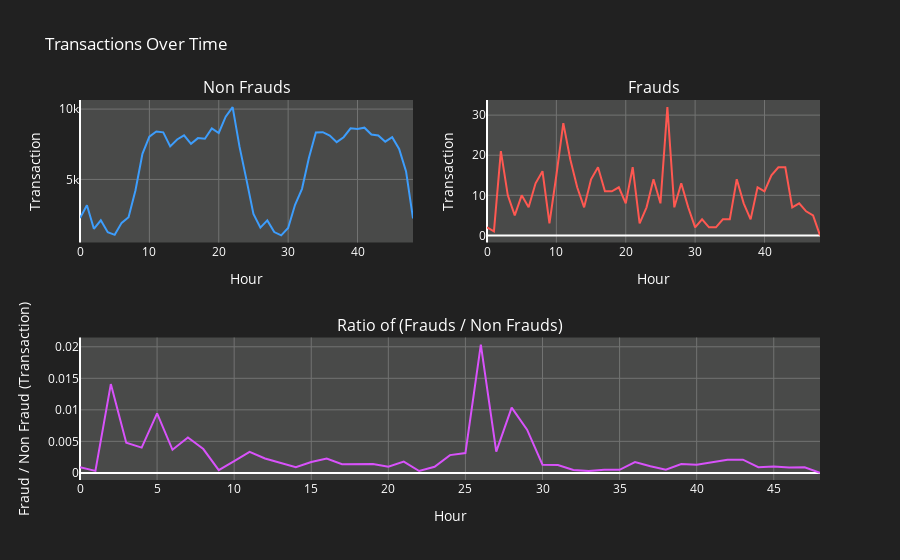

Notebook cell for this chart:
### Code cell
# Transaction count with non frauds over time(Hours)
count_0 = df_eda[df_eda['Class']==0].groupby('Hours').count()["Class"]

# Transaction count with frauds over time(Hours)
count_1 = df_eda[df_eda['Class']==1].groupby('Hours').count()["Class"]

# Concatenate
counts_df = pd.concat([count_0, count_1], axis=1, keys=["Class 0", "Class 1"]).fillna(0)
counts_df["ratio"] = (counts_df["Class 1"]/counts_df["Class 0"]).fillna(0)

# Removing inf values generated due to (0/0)
df_counts = counts_df[counts_df['ratio'] != np.inf].reset_index()

# Subplots
fig = make_subplots(
    rows=2, cols=2,
    specs=[[{}, {}],
           [{"colspan": 2}, None]],
    subplot_titles=("Non Frauds","Frauds", "Ratio of (Frauds / Non Frauds)"))


fig.add_trace(go.Scatter(x=df_counts["Hours"], y=df_counts["Class 0"], name="Transactions", marker = {'color' : colors[1]}),
                 row=1, col=1)

fig.add_trace(go.Scatter(x=df_counts["Hours"], y=df_counts["Class 1"], name="Transactions", marker = {'color' : colors[0]}),
                 row=1, col=2)
fig.add_trace(go.Scatter(x=df_counts["Hours"], y=df_counts["ratio"], name="Transactions", marker = {'color' : colors[2]}),
                 row=2, col=1)

# Layout and axes configs
fig.update_layout(showlegend=False, title_text="Transactions Over Time", height=650, plot_bgcolor=colors[3], paper_bgcolor=colors[4], font_color=colors[5])
fig.update_xaxes(gridcolor=colors[6], color = colors[5])
fig.update_yaxes(gridcolor=colors[6], color = colors[5])

# Axes labels
fig['layout']['xaxis']['title']='Hour'
fig['layout']['yaxis']['title']='Transaction'
fig['layout']['xaxis2']['title']='Hour'
fig['layout']['yaxis2']['title']='Transaction'
fig['layout']['xaxis3']['title']='Hour'
fig['layout']['yaxis3']['title']='Fraud / Non Fraud (Transaction)'

fig.show()

### Figure 1 — Plotly figure (JSON) as saved in the notebook; plotly's stock layout.template omitted (floating-point values rounded to 4 significant figures)
{"data": [{"marker": {"color": "#3d9dfc"}, "name": "Transactions", "x": [0, 1, 2, 3, 4, 5, 6, 7, 8, 9, 10, 11, 12, 13, 14, 15, 16, 17, 18, 19, 20, 21, 22, 23, 24, 25, 26, 27, 28, 29, 30, 31, 32, 33, 34, 35, 36, 37, 38, 39, 40, 41, 42, 43, 44, 45, 46, 47, 48], "y": [2259, 3160, 1491, 2093, 1246, 1059, 1910, 2315, 4235, 6818, 8045, 8407, 8349, 7347, 7839, 8136, 7530, 7937, 7894, 8630, 8303, 9459, 10140, 7313, 4965, 2552, 1573, 2084, 1257, 1021, 1546, 3198, 4331, 6545, 8344, 8360, 8120, 7652, 8001, 8636, 8592, 8678, 8190, 8120, 7681, 7998, 7161, 5568, 2227], "type": "scatter", "xaxis": "x", "yaxis": "y"}, {"marker": {"color": "#FF5851"}, "name": "Transactions", "x": [0, 1, 2, 3, 4, 5, 6, 7, 8, 9, 10, 11, 12, 13, 14, 15, 16, 17, 18, 19, 20, 21, 22, 23, 24, 25, 26, 27, 28, 29, 30, 31, 32, 33, 34, 35, 36, 37, 38, 39, 40, 41, 42, 43, 44, 45, 46, 47, 48], "y": [2, 1, 21, 10, 5, 10, 7, 13, 16, 3, 15, 28, 19, 12, 7, 14, 17, 11, 11, 12, 8, 17, 3, 7, 14, 8, 32, 7, 13, 7, 2, 4, 2, 2, 4, 4, 14, 8, 4, 12, 11, 15, 17, 17, 7, 8, 6, 5, 0], "type": "scatter", "xaxis": "x2", "yaxis": "y2"}, {"marker": {"color": "#d852fa"}, "name": "Transactions", "x": [0, 1, 2, 3, 4, 5, 6, 7, 8, 9, 10, 11, 12, 13, 14, 15, 16, 17, 18, 19, 20, 21, 22, 23, 24, 25, 26, 27, 28, 29, 30, 31, 32, 33, 34, 35, 36, 37, 38, 39, 40, 41, 42, 43, 44, 45, 46, 47, 48], "y": [0.0008853, 0.0003165, 0.01408, 0.004778, 0.004013, 0.009443, 0.003665, 0.005616, 0.003778, 0.00044, 0.001865, 0.003331, 0.002276, 0.001633, 0.000893, 0.001721, 0.002258, 0.001386, 0.001393, 0.00139, 0.0009635, 0.001797, 0.0002959, 0.0009572, 0.00282, 0.003135, 0.02034, 0.003359, 0.01034, 0.006856, 0.001294, 0.001251, 0.0004618, 0.0003056, 0.0004794, 0.0004785, 0.001724, 0.001045, 0.0004999, 0.00139, 0.00128, 0.001729, 0.002076, 0.002094, 0.0009113, 0.001, 0.0008379, 0.000898, 0], "type": "scatter", "xaxis": "x3", "yaxis": "y3"}], "layout": {"xaxis": {"anchor": "y", "domain": [0, 0.45], "gridcolor": "#727372", "color": "#ffffff", "title": {"text": "Hour"}, "type": "linear", "range": [0, 48], "autorange": true}, "yaxis": {"anchor": "x", "domain": [0.625, 1], "gridcolor": "#727372", "color": "#ffffff", "title": {"text": "Transaction"}, "type": "linear", "range": [514.4, 10650.0], "autorange": true}, "xaxis2": {"anchor": "y2", "domain": [0.55, 1], "gridcolor": "#727372", "color": "#ffffff", "title": {"text": "Hour"}, "type": "linear", "range": [0, 48], "autorange": true}, "yaxis2": {"anchor": "x2", "domain": [0.625, 1], "gridcolor": "#727372", "color": "#ffffff", "title": {"text": "Transaction"}, "type": "linear", "range": [-1.778, 33.78], "autorange": true}, "xaxis3": {"anchor": "y3", "domain": [0, 1], "gridcolor": "#727372", "color": "#ffffff", "title": {"text": "Hour"}, "type": "linear", "range": [0, 48], "autorange": true}, "yaxis3": {"anchor": "x3", "domain": [0, 0.375], "gridcolor": "#727372", "color": "#ffffff", "title": {"text": "Fraud / Non Fraud (Transaction)"}, "type": "linear", "range": [-0.00113, 0.02147], "autorange": true}, "annotations": [{"font": {"size": 16}, "showarrow": false, "text": "Non Frauds", "x": 0.225, "xanchor": "center", "xref": "paper", "y": 1, "yanchor": "bottom", "yref": "paper"}, {"font": {"size": 16}, "showarrow": false, "text": "Frauds", "x": 0.775, "xanchor": "center", "xref": "paper", "y": 1, "yanchor": "bottom", "yref": "paper"}, {"font": {"size": 16}, "showarrow": false, "text": "Ratio of (Frauds / Non Frauds)", "x": 0.5, "xanchor": "center", "xref": "paper", "y": 0.375, "yanchor": "bottom", "yref": "paper"}], "title": {"text": "Transactions Over Time"}, "font": {"color": "#ffffff"}, "showlegend": false, "plot_bgcolor": "#494a49", "paper_bgcolor": "#212121", "autosize": true}}
